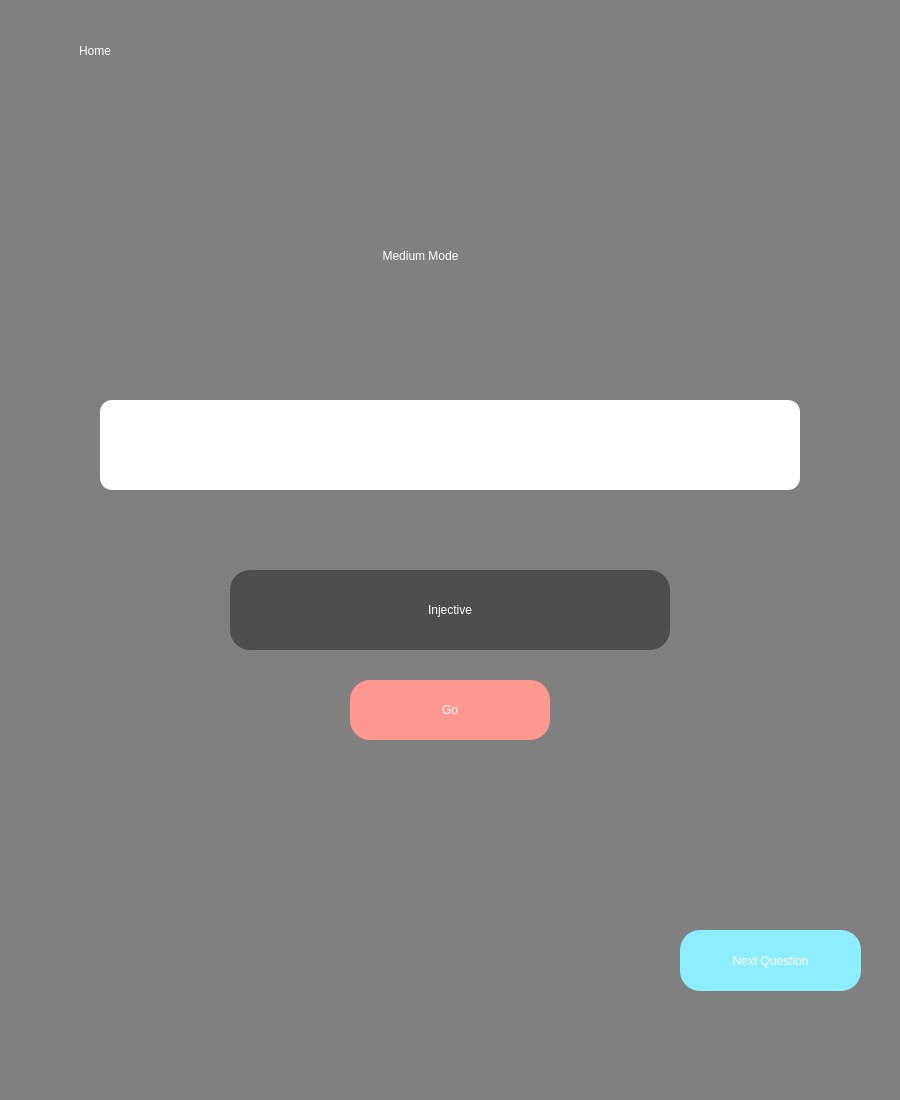
<?xml version="1.0" encoding="UTF-8"?>
<ui version="4.0">
 <class>Dialog</class>
 <widget class="QDialog" name="Dialog">
  <property name="geometry">
   <rect>
    <x>0</x>
    <y>0</y>
    <width>900</width>
    <height>1100</height>
   </rect>
  </property>
  <property name="minimumSize">
   <size>
    <width>900</width>
    <height>1100</height>
   </size>
  </property>
  <property name="windowTitle">
   <string>Dialog</string>
  </property>
  <widget class="QWidget" name="widget" native="true">
   <property name="geometry">
    <rect>
     <x>0</x>
     <y>0</y>
     <width>900</width>
     <height>1100</height>
    </rect>
   </property>
   <property name="styleSheet">
    <string notr="true">background-color:grey</string>
   </property>
   <widget class="QWidget" name="horizontalLayoutWidget">
    <property name="geometry">
     <rect>
      <x>90</x>
      <y>150</y>
      <width>661</width>
      <height>211</height>
     </rect>
    </property>
    <layout class="QHBoxLayout" name="horizontalLayout">
     <item>
      <widget class="QLabel" name="title">
       <property name="styleSheet">
        <string notr="true">color: white;
font: 27pt &quot;MS Shell Dlg 2&quot;;</string>
       </property>
       <property name="text">
        <string>Medium Mode</string>
       </property>
       <property name="alignment">
        <set>Qt::AlignCenter</set>
       </property>
      </widget>
     </item>
    </layout>
   </widget>
   <widget class="QPushButton" name="skip">
    <property name="geometry">
     <rect>
      <x>680</x>
      <y>930</y>
      <width>181</width>
      <height>61</height>
     </rect>
    </property>
    <property name="styleSheet">
     <string notr="true">color: white;
background-color:rgb(142, 237, 255);
border-radius: 20px;
font: 12pt &quot;MS Shell Dlg 2&quot;;
</string>
    </property>
    <property name="text">
     <string>Next Question</string>
    </property>
   </widget>
   <widget class="QPushButton" name="home">
    <property name="geometry">
     <rect>
      <x>20</x>
      <y>30</y>
      <width>150</width>
      <height>41</height>
     </rect>
    </property>
    <property name="styleSheet">
     <string notr="true">font: 75 14pt &quot;MS Shell Dlg 2&quot;;
color: white;
border: none;

</string>
    </property>
    <property name="text">
     <string>Home</string>
    </property>
    <property name="icon">
     <iconset resource="icon.qrc">
      <normaloff>:/newPrefix/images/arrow.png</normaloff>:/newPrefix/images/arrow.png</iconset>
    </property>
    <property name="iconSize">
     <size>
      <width>23</width>
      <height>23</height>
     </size>
    </property>
   </widget>
   <widget class="QLabel" name="question">
    <property name="geometry">
     <rect>
      <x>100</x>
      <y>400</y>
      <width>700</width>
      <height>90</height>
     </rect>
    </property>
    <property name="styleSheet">
     <string notr="true">background-color: white;
font: 12pt &quot;MS Shell Dlg 2&quot;;
border-radius: 12px
</string>
    </property>
    <property name="text">
     <string/>
    </property>
    <property name="alignment">
     <set>Qt::AlignCenter</set>
    </property>
   </widget>
   <widget class="QPushButton" name="choice">
    <property name="geometry">
     <rect>
      <x>230</x>
      <y>570</y>
      <width>440</width>
      <height>80</height>
     </rect>
    </property>
    <property name="styleSheet">
     <string notr="true">border-radius: 20px;
background-color: rgb(78, 78, 78);
color: white;
font: 16pt &quot;MS Shell Dlg 2&quot;;
</string>
    </property>
    <property name="text">
     <string>Injective</string>
    </property>
   </widget>
   <widget class="QPushButton" name="go">
    <property name="geometry">
     <rect>
      <x>350</x>
      <y>680</y>
      <width>200</width>
      <height>60</height>
     </rect>
    </property>
    <property name="styleSheet">
     <string notr="true">background-color: rgb(255, 152, 142);
border-radius: 20px;
font: 14pt &quot;MS Shell Dlg 2&quot;;
color: white
</string>
    </property>
    <property name="text">
     <string>Go</string>
    </property>
   </widget>
   <widget class="QLabel" name="message">
    <property name="geometry">
     <rect>
      <x>250</x>
      <y>810</y>
      <width>400</width>
      <height>71</height>
     </rect>
    </property>
    <property name="styleSheet">
     <string notr="true">font: 14pt &quot;MS Shell Dlg 2&quot;;
color: white;
</string>
    </property>
    <property name="text">
     <string/>
    </property>
    <property name="alignment">
     <set>Qt::AlignCenter</set>
    </property>
   </widget>
  </widget>
 </widget>
 <resources>
  <include location="icon.qrc"/>
 </resources>
 <connections/>
</ui>
